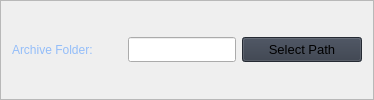
                                  <widget class="QFrame" name="frame_19">
                                   <property name="frameShape">
                                    <enum>QFrame::StyledPanel</enum>
                                   </property>
                                   <property name="frameShadow">
                                    <enum>QFrame::Raised</enum>
                                   </property>
                                   <layout class="QHBoxLayout" name="horizontalLayout_22">
                                    <item>
                                     <widget class="QLabel" name="label_19">
                                      <property name="minimumSize">
                                       <size>
                                        <width>110</width>
                                        <height>0</height>
                                       </size>
                                      </property>
                                      <property name="styleSheet">
                                       <string notr="true">font: 700 10pt &quot;Segoe UI Semibold&quot;;color: rgb(147,189,249)</string>
                                      </property>
                                      <property name="text">
                                       <string>Archive Folder: </string>
                                      </property>
                                     </widget>
                                    </item>
                                    <item>
                                     <widget class="QLineEdit" name="lineEditArchiveFolder">
                                      <property name="minimumSize">
                                       <size>
                                        <width>0</width>
                                        <height>25</height>
                                       </size>
                                      </property>
                                      <property name="maximumSize">
                                       <size>
                                        <width>16777215</width>
                                        <height>16777215</height>
                                       </size>
                                      </property>
                                     </widget>
                                    </item>
                                    <item>
                                     <widget class="QPushButton" name="buttonArchiveFolderPath">
                                      <property name="minimumSize">
                                       <size>
                                        <width>120</width>
                                        <height>25</height>
                                       </size>
                                      </property>
                                      <property name="maximumSize">
                                       <size>
                                        <width>120</width>
                                        <height>16777215</height>
                                       </size>
                                      </property>
                                      <property name="font">
                                       <font>
                                        <family>Segoe UI</family>
                                        <pointsize>10</pointsize>
                                        <italic>false</italic>
                                        <bold>false</bold>
                                       </font>
                                      </property>
                                      <property name="cursor">
                                       <cursorShape>PointingHandCursor</cursorShape>
                                      </property>
                                      <property name="styleSheet">
                                       <string notr="true">background-color: rgb(52, 59, 72);</string>
                                      </property>
                                      <property name="text">
                                       <string>Select Path</string>
                                      </property>
                                      <property name="icon">
                                       <iconset resource="resources.qrc">
                                        <normaloff>:/icons/images/icons/cil-folder-open.png</normaloff>:/icons/images/icons/cil-folder-open.png</iconset>
                                      </property>
                                     </widget>
                                    </item>
                                   </layout>
                                  </widget>
